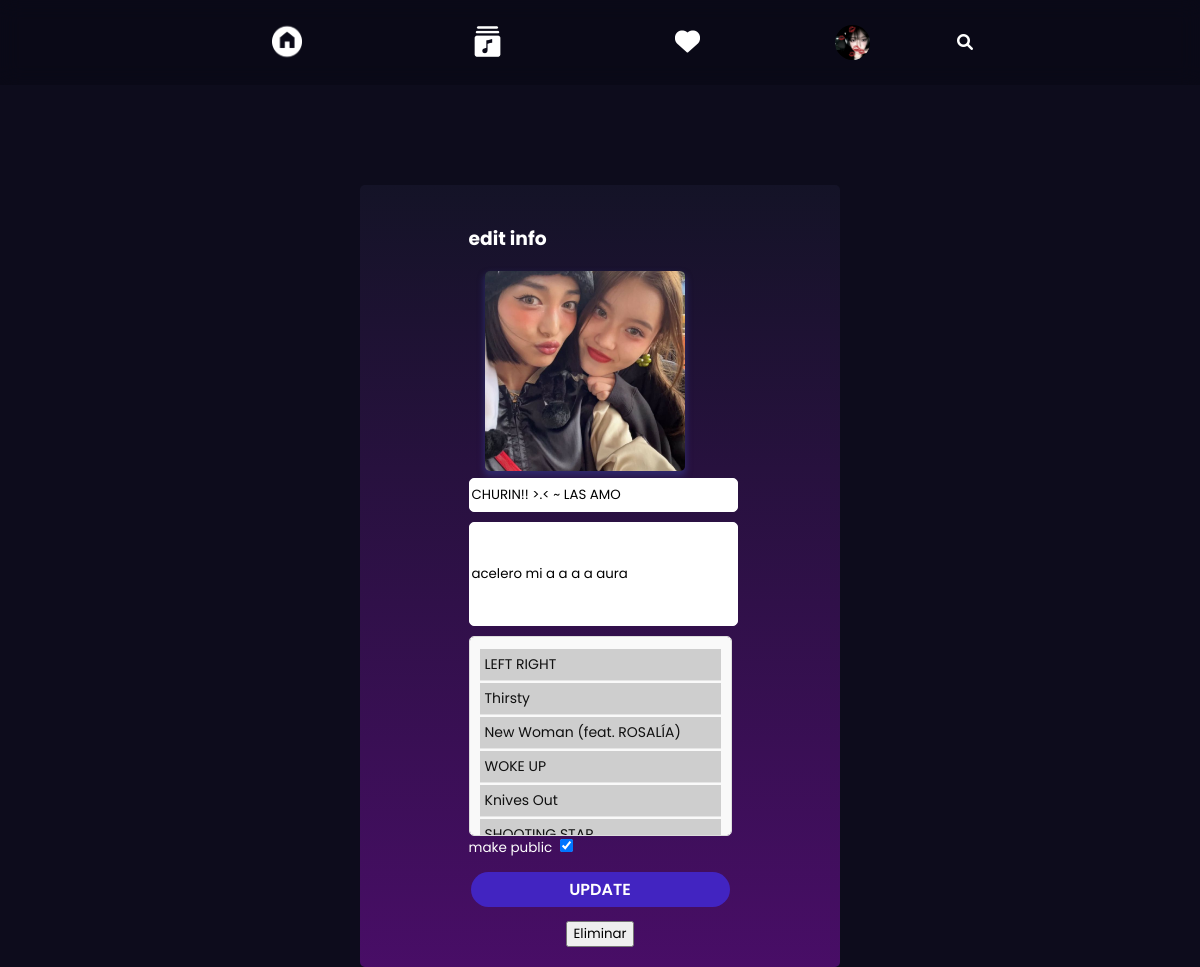
The app's page /playlist/2/update/ (signed in), older data.
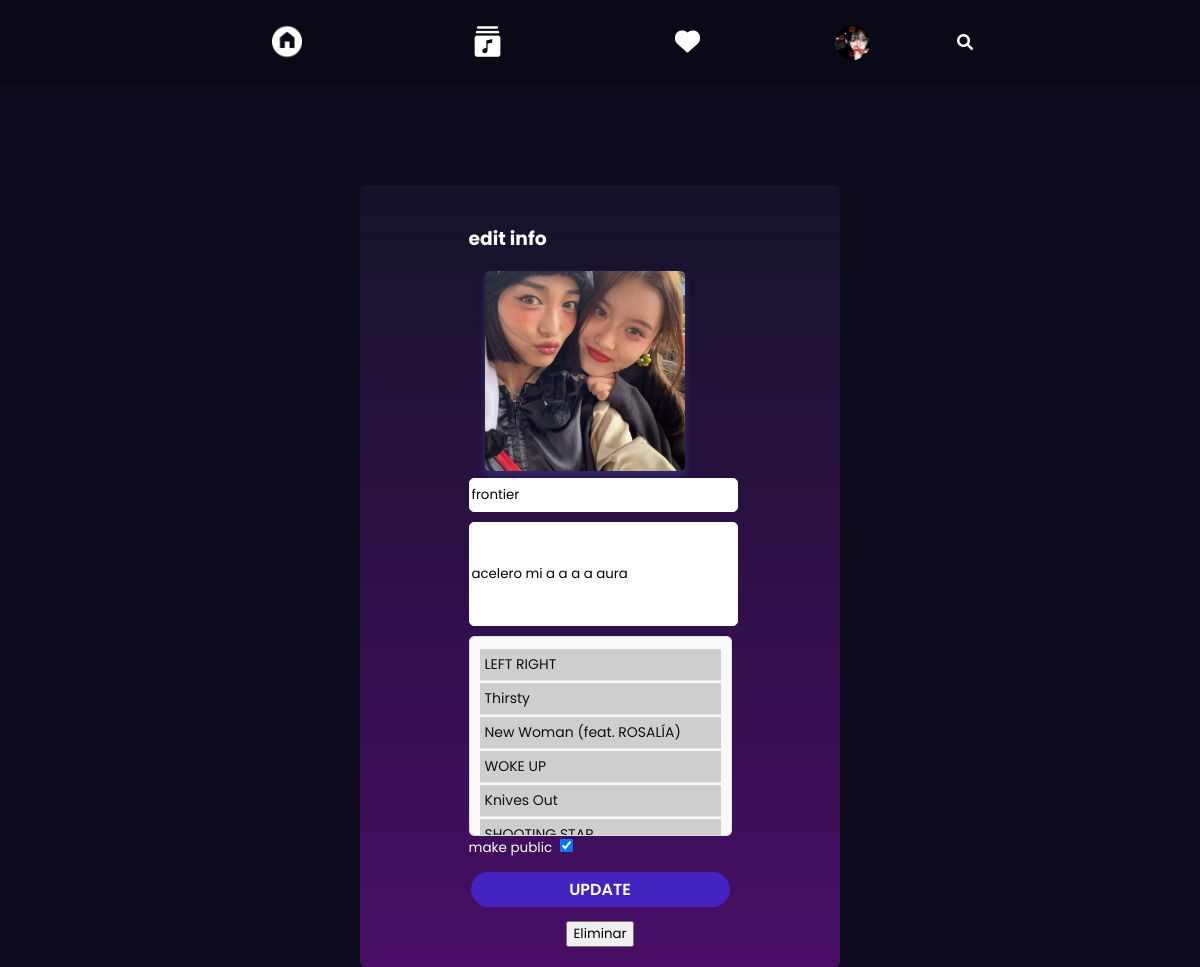
The same page, newer data.
### player/models.py (models this page shows, shortened)
class Playlist(models.Model):
    title = models.CharField(max_length=100,blank=True)
    description = models.TextField(blank=True)
    artists = models.ManyToManyField(Artist, related_name='playlists')
    songs = models.ManyToManyField(Song, related_name='playlists', blank=True)
    user = models.ForeignKey(User, on_delete=models.CASCADE)
    datecreated = models.DateField(null=True)
    photo = models.ImageField(upload_to='playlist_photo/', default='default-cover.png', blank=True, null=True)
    public = models.BooleanField(default=True)

### player/views.py (the view)
# urls.py: path('playlist/<int:playlist_id>/update/', views.update_playlist, name='update_playlist'),
@login_required
def update_playlist(request, playlist_id):
    playlist = get_object_or_404(Playlist, pk=playlist_id)
    if request.method == 'POST':
        form = PlaylistForm(request.POST, request.FILES, instance=playlist)
        if form.is_valid():
            form.save()
            return redirect('showplaylist', playlist_id=playlist.id)
    else:
        form = PlaylistForm(instance=playlist)
    return render(request, 'songs/update_playlist.html', {'form': form, 'playlist': playlist})

### player/forms.py
class PlaylistForm(forms.ModelForm):
    class Meta:
        model = Playlist
        fields = ['title', 'description', 'photo', 'songs', 'public']
        widgets = {
            'title': forms.TextInput(attrs={'class': 'form-title', 'placeholder': 'ENTER TITLE'}),
            'description': forms.TextInput(attrs={'class': 'form-description', 'placeholder': 'ENTER DESCRIPTION'}),
            'photo': forms.FileInput(attrs={'class': 'form-photo', 'placeholder': 'upload photo'}),
            'public': forms.CheckboxInput(attrs={'class': 'form-public', 'placeholder': 'public'}),
            'songs': forms.SelectMultiple(attrs={'class': 'form-songs', 'placeholder': 'choose songs'}),
        }

### player/models.py (called while the page is built)
    def __str__(self):
        return self.title

### player/templates/songs/update_playlist.html (shortened to what this page needs)
{% load static %}
<!DOCTYPE html>
<html lang="en">
<head>
    <link rel="stylesheet" href="{% static 'stylesheets/create_playlist.css' %}">
</head>
<body>
    {% include 'layout/navbar.html' %}
    <div class="form-container">
        <div class="form">
            <form action="" method="post" enctype="multipart/form-data">
                <h3>edit info</h3>
                <div class="image-upload">
                    <label for="id_photo">
                        <img src="{% if playlist.photo %}{{ playlist.photo.url }}{% else %}path/to/default-image.png{% endif %}" alt="Click to upload" class="upload-preview">
                    </label>
                </div>
                <div class="info">
                    {{ form.title }}
                    {{ form.description }}
                    {{form.songs}}
                    <p>make public {{ form.public }}</p>
                    <button type="submit" class="create">update</button>
                </div>
            </form>
            <button class="delete" type="submit">Eliminar</button>
        </div>
    </div>
</body>
</html>

Row changes from the older to the newer data that the page shows:
changed Playlist "acelero mi a a a a aura": title "CHURIN!! >.< ~ LAS AMO" → "frontier"
